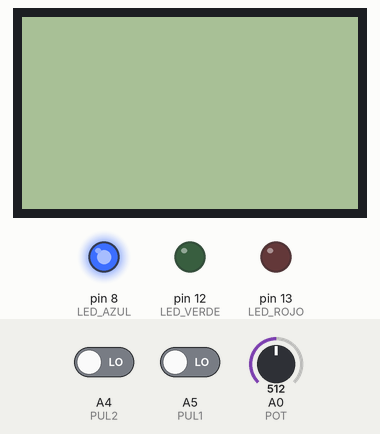
This sketch was run on a simulated Arduino Uno, built with avr-gcc and run on an emulated ATmega328P. Parts: 84×48 one-colour display, output pins drawn as LEDs (lit = HIGH). The inputs (shaded band) are chosen by the test bench; at power-on: A5 (PUL1) LOW, A0 (POT) = 512, A4 (PUL2) LOW.

Above: at 1.2 s.
1.3 s: A5 (PUL1) driven HIGH
At 2.1 s:
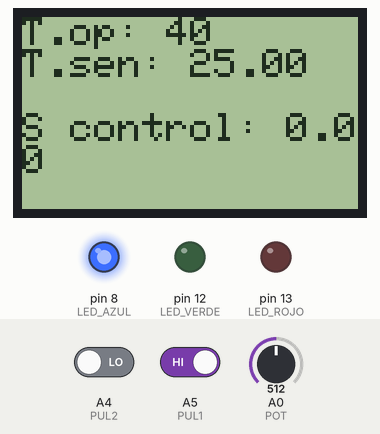
2.8 s: A0 (POT) set to 716
At 3.3 s:
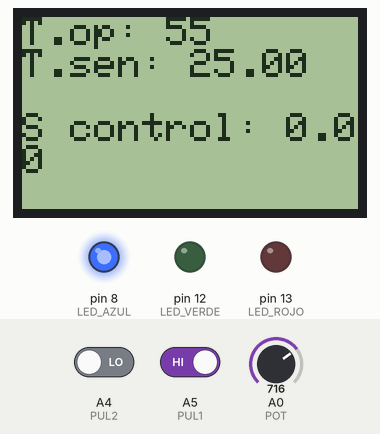
6.1 s: A0 (POT) set to 900
At 7.1 s:
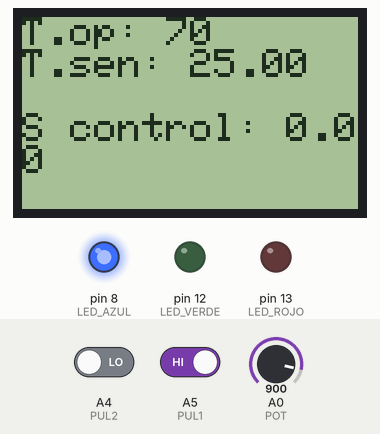
7.6 s: A0 (POT) set to 134
At 8.2 s:
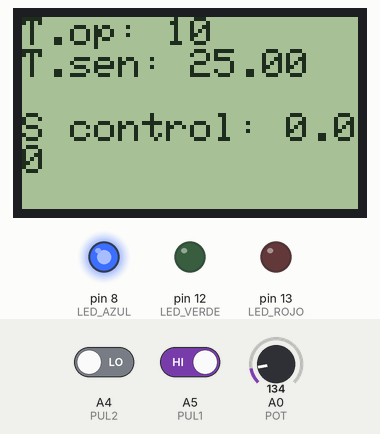
9.1 s: A0 (POT) set to 121
At 10.5 s:
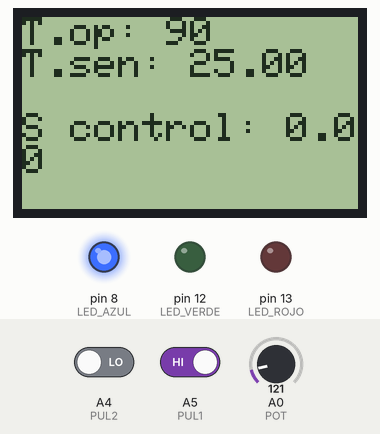
Timing chart, 0 to 11.6 s (numbered marks = the images above; inputs shaded):
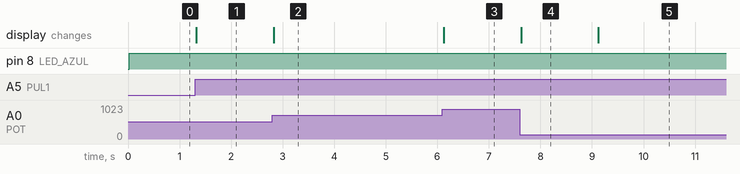

The sketch:

incubadora_arduino.ino
```cpp
#include <PID_v1.h>
#include <PCD8544.h>

//Leds azul, verde y rojo en ese orden
#define LED_AZUL 8
#define LED_VERDE 12
#define LED_ROJO 13

//Pulsadores y potenciometro
#define PUL1 A5 //Impresion pantalla LCD
#define PUL2 A4 //Comunicacion PC
#define POT A0

// Variable par manejo de la pantalla
PCD8544 LCD;

//Variables de control para el PID
double SetPoint, Input, Output;

//Variable del PID
PID myPID(&Input, &Output, &SetPoint, 2, 5, 1, DIRECT); // ganancias escogidas arbitrariamente


//Funcion de la planta para simular lazo cerrado
float simPlanta(float Q) {
  //simula un bloque de aluminio de 1x1x2cm con un calentador y con enfreamiento pasivo
  float C = 237; // W/mK coeficiente de conductividad termica para el Aluminio
  float h = 5; // W/m2K coeficiente de conveccion termica para el Aluminio
  float Cps = 0.89; // J/gC
  float area = 1e-4; // m2 area por conveccion
  float masa = 10 ; // g
  float Tamb = 25; // Temperatura ambiente en C
  static float T = Tamb; // Temperatura en C
  static uint32_t last = 0;
  uint32_t interval = 100; // ms

  if ( millis () - last >= interval) {
      last += interval;
      // 0−transferencia de calor
      T = T + Q * interval / 1000 / masa / Cps - (T - Tamb) - area - h;
  }

  return T;
    }

  int Estado = 0;
  int operacion = 0;
  double Temperatura = 0;


void setup() {

  Serial.begin(9600); // Inicializa la comunicación serial

  //Inicializacion de la pantalla LCD
  LCD.begin(84, 48);
  LCD.setContrast(60);

  //Inicializacion de los pines
  pinMode(LED_AZUL, OUTPUT);
  pinMode(LED_VERDE, OUTPUT);
  pinMode(LED_ROJO, OUTPUT);

  pinMode(PUL1, INPUT);
  pinMode(PUL2, INPUT);
  pinMode(POT, INPUT);

  //Estado para el lazo cerrado
  Estado = 0;

  //Control PID
  //Inicializar variables
  //Se mapea el punto de operacion del potenciometro
  operacion = map(analogRead(POT), 0, 1023, 0, 80);
  SetPoint = map(operacion, 0, 80, 0, 255);
  float TempWatts = (int)Output * 20.0 / 255;
  Temperatura =  simPlanta(TempWatts);
  Input = map(Temperatura, 0, 1023, 0, 255);

 //Habilitar PID
  myPID.SetMode(AUTOMATIC);
}


void loop() {
  //Como el valor del potenciometro cambia se debe mapear el punto de operacion
  operacion = map(analogRead(POT), 0, 1023, 0, 80);

  switch(Estado){
    case 0:
      float TempWatts = (int)Output * 20.0 / 255;
      Temperatura =  simPlanta(TempWatts);
      Estado = 1;
      break;

    case 1:
      Input = map(Temperatura, 0, 1023, 0, 255);
      myPID.Compute();

      if(Temperatura > operacion){
        Temperatura = Temperatura - 1.5;
      }
      else if (Temperatura < operacion){
        Temperatura = Temperatura + 1.5;
      }
      //margen de error
      if (abs(Temperatura-operacion) < 0.3){
        Temperatura = map(operacion, 0, 80, 0, 255);
        Estado = 0;
      }
    break;
  }

  //Condicional para encender los leds
  if (Temperatura >= 42){
    digitalWrite(LED_AZUL, LOW);
    digitalWrite(LED_VERDE, LOW);
    digitalWrite(LED_ROJO, HIGH);
  }
  else if(Temperatura <= 30){
    digitalWrite(LED_AZUL, HIGH);
    digitalWrite(LED_VERDE, LOW);
    digitalWrite(LED_ROJO, LOW);
  }
  else{
    digitalWrite(LED_AZUL, LOW);
    digitalWrite(LED_VERDE, HIGH);
    digitalWrite(LED_ROJO, LOW);
  }

  //Impresion en pantalla LCD
  if (digitalRead(PUL1) == HIGH){
    LCD.setCursor(0,0);
    LCD.print("T.op: ");
    LCD.print(operacion);
    LCD.setCursor(0,1);
    LCD.print("T.sen: ");
    LCD.print(Temperatura);
    LCD.setCursor(0,3);
    LCD.print("S control: ");
    LCD.print(Output);

  }
  //Comunicacion serial
  if (digitalRead(PUL2) == HIGH){
    Serial.print("Temperatura: ");
    Serial.print(Temperatura);
  }
}
```

Measured:
- after the input at 1.3 s, the display: changes at once (image 1)
- after the input at 2.8 s, the display: changes at once (image 2)
- after the input at 6.1 s, the display: changes at once (image 3)
- after the input at 7.6 s, the display: changes at once (image 4)
- after the input at 9.1 s, the display: changes at once (image 5)
